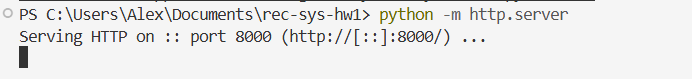
#> input picture hw2/manual/1.png, 692 x 79 px
$ python make_manual_figure.py
#> lines starting #> are read from the running program, lines starting #| are printed output that depends on the picture
"""Compose the two manual-verification screenshots into one report figure.

Run:  python experiments/make_manual_figure.py
"""
from pathlib import Path

from PIL import Image

HERE = Path(__file__).resolve().parent
MANUAL = HERE.parent / "manual"
OUT = HERE.parent / "report" / "figures" / "manual_check.png"

GAP = 10
BORDER = (200, 200, 200)


def main():
    terminal = Image.open(MANUAL / "1.png").convert("RGB")
    browser = Image.open(MANUAL / "2.png").convert("RGB")
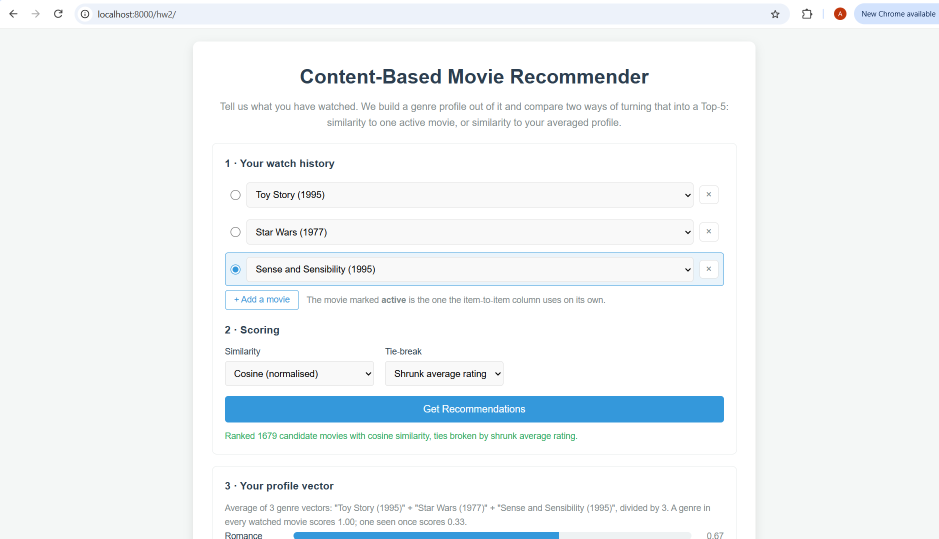
#> input picture hw2/manual/2.png, 1878 x 1077 px (shown at 1/2 size)

    # Keep the browser shot down to the green status line; the profile-vector
    # panel below it is cut off by the viewport anyway.
    browser = browser.crop((0, 0, browser.width, 900))
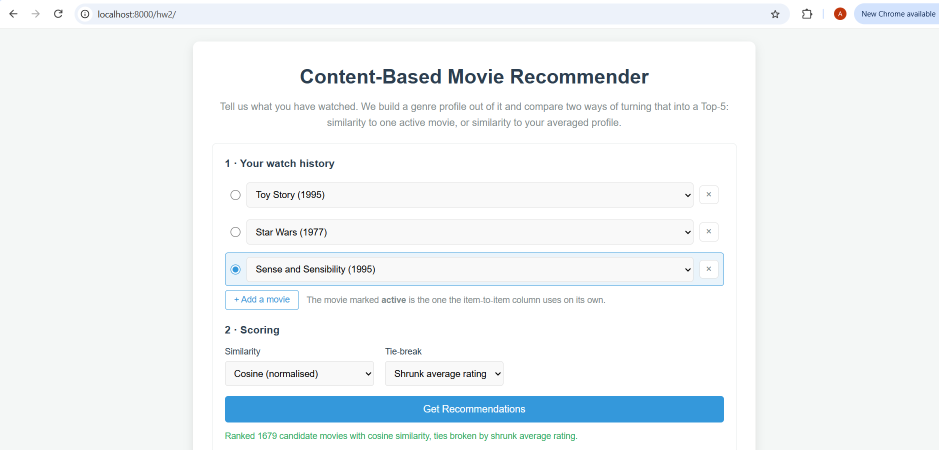
#> browser: PIL image 1878x900 RGB (shown at 1/2 size); mean R, G, B 239.2, 244.2, 246.5

    width = browser.width
#> width = 1878
    scale = width / terminal.width
#> scale = 2.71
    terminal = terminal.resize((width, round(terminal.height * scale)), Image.LANCZOS)
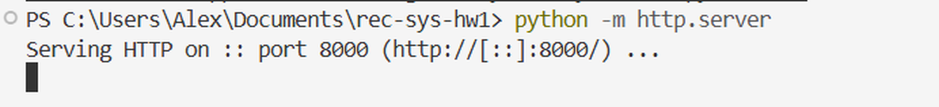
#> terminal: PIL image 1878x214 RGB (shown at 1/2 size); mean R, G, B 232.4, 232.3, 232

    canvas = Image.new("RGB", (width, terminal.height + GAP + browser.height), "white")
#> canvas: PIL image 1878x1124 RGB; every value is 255
    canvas.paste(terminal, (0, 0))
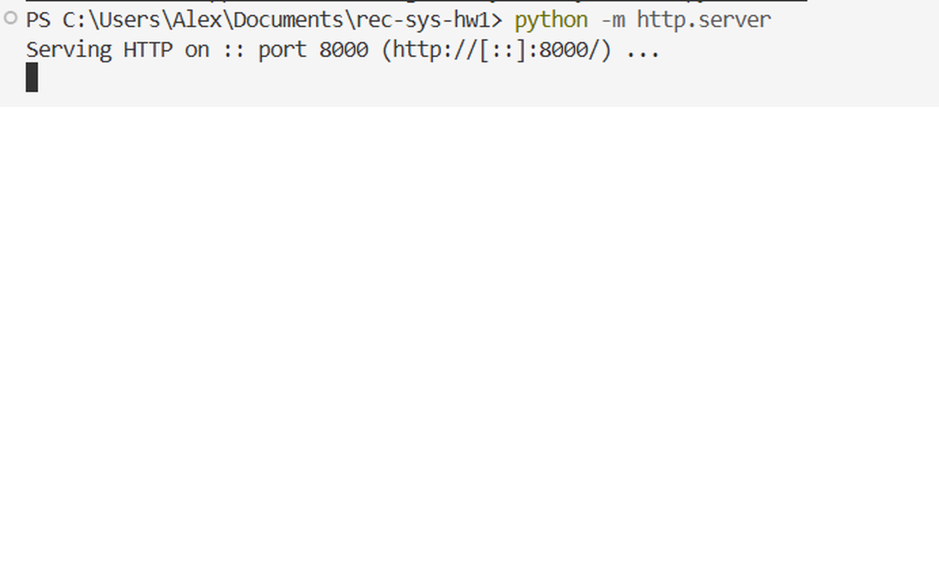
#> canvas: PIL image 1878x1124 RGB (shown at 1/2 size); mean R, G, B 250.7, 250.7, 250.6
    canvas.paste(browser, (0, terminal.height + GAP))
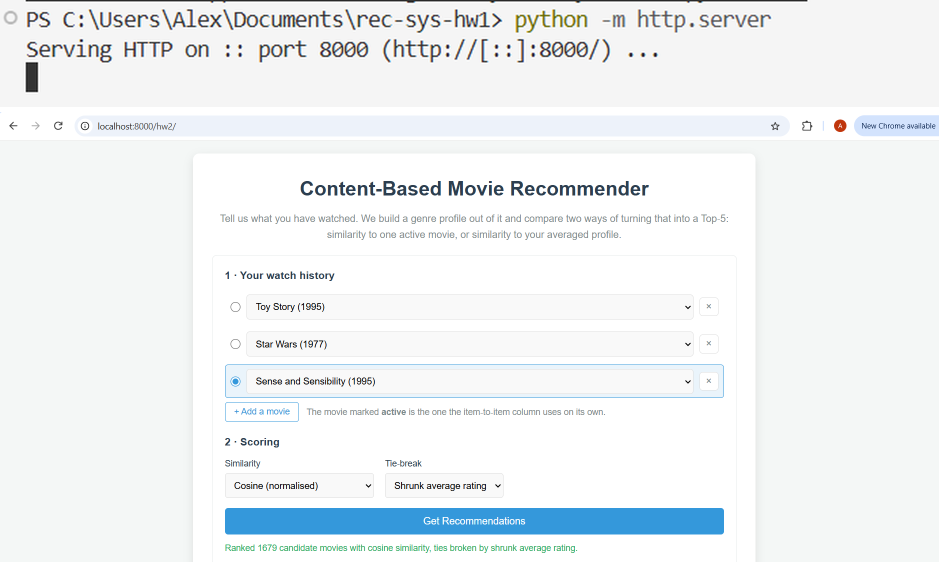
#> canvas: PIL image 1878x1124 RGB (shown at 1/2 size); mean R, G, B 238, 242.1, 243.8

    # hairline frame so the white browser chrome does not bleed into the page
    framed = Image.new("RGB", (canvas.width + 2, canvas.height + 2), BORDER)
#> framed: PIL image 1880x1126 RGB; every value is 200
    framed.paste(canvas, (1, 1))
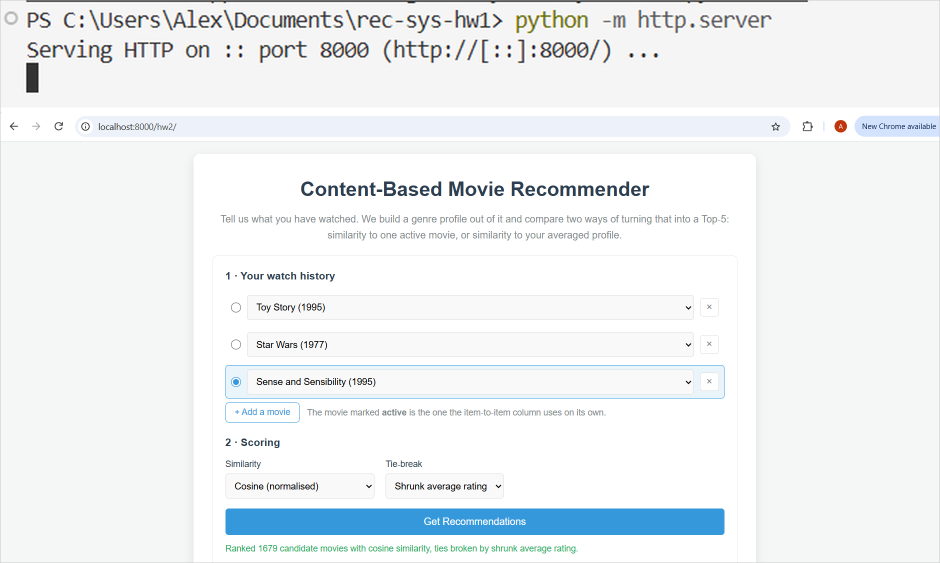
#> framed: PIL image 1880x1126 RGB (shown at 1/2 size); mean R, G, B 237.9, 241.9, 243.7
    framed.save(OUT)
    print(f"saved {OUT} {framed.size}")
#| saved hw2/report/figures/manual_check.png (1880, 1126)


if __name__ == "__main__":
    main()
